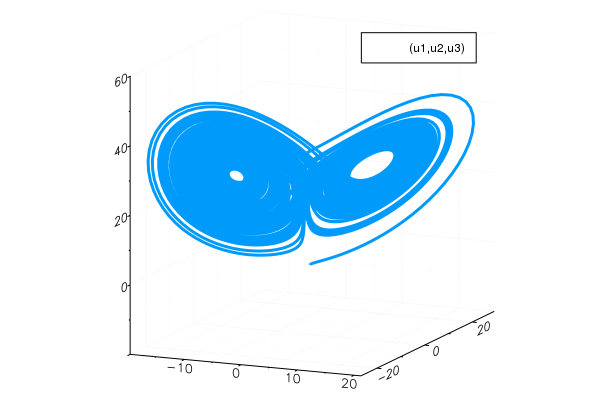

Reproduce this figure in Julia.

using DifferentialEquations
using Plots

function lorenz(du,u,p,t)
 du[1] = 10.0*(u[2]-u[1])
 du[2] = u[1]*(28.0-u[3]) - u[2]
 du[3] = u[1]*u[2] - (8/3)*u[3]
end

u0 = [1.0;0.0;0.0]
tspan = (0.0,100.0)
prob = ODEProblem(lorenz,u0,tspan)
sol = solve(prob)
plot(sol,vars=(1,2,3))
savefig("ODE_2.png")
